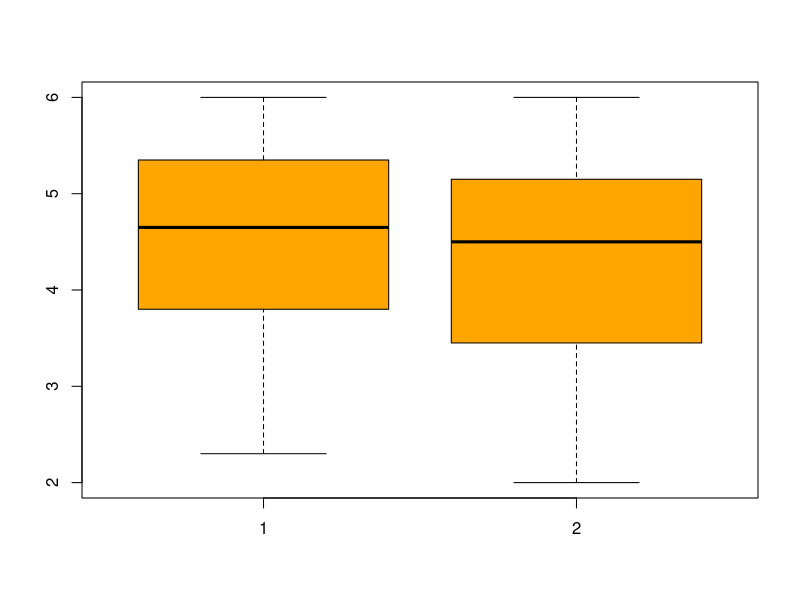

The R source for this figure:
noten <- c(4.2, 2.3, 5.6, 4.5, 4.8, 3.9, 5.9, 2.4, 5.9, 6, 4, 3.7, 5, 5.2, 4.5, 3.6, 5, 6, 2.8, 3.3, 5.5, 4.2, 4.9, 5.1)
sort(noten)
median(noten, na.rm = FALSE)

noten.neu <- noten
noten.neu[1:3] <- 2
noten.neu
median(noten, na.rm = FALSE)

boxplot(noten,noten.neu, col = "orange")